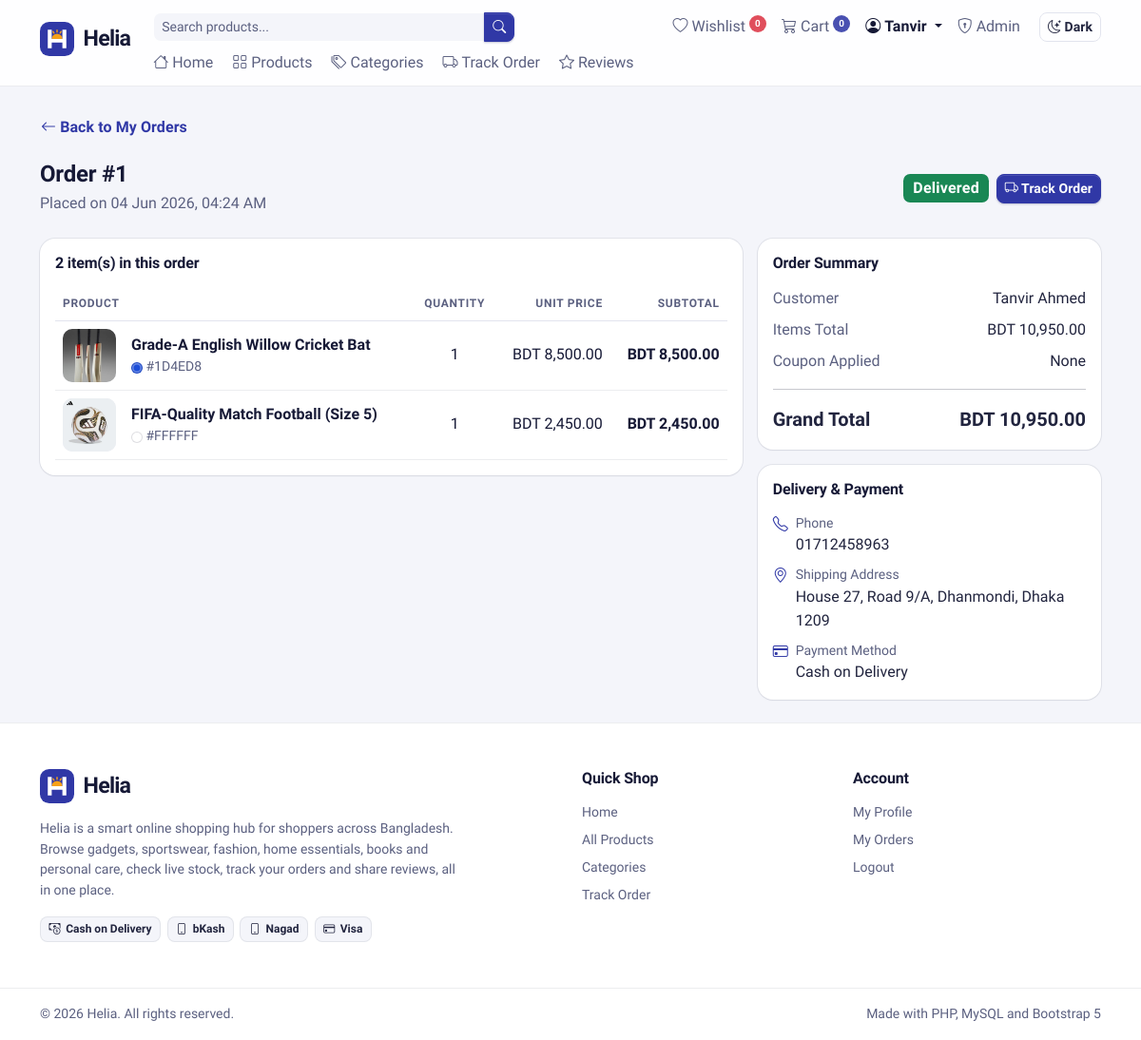
/order_details.php?id=1 (signed in), run on the app's committed database.
### tables this page shows
CREATE TABLE `orders` (
  `id` int(11) NOT NULL,
  `user_id` int(11) DEFAULT NULL,
  `customer_name` varchar(100) NOT NULL,
  `total_amount` decimal(10,2) NOT NULL,
  `coupon_code` varchar(50) DEFAULT NULL,
  `status` enum('Pending','Confirmed','Shipped','Delivered') DEFAULT 'Pending',
  `created_at` timestamp NOT NULL DEFAULT current_timestamp(),
  `phone` varchar(30) DEFAULT '',
  `shipping_address` text DEFAULT NULL,
  `payment_method` varchar(50) DEFAULT 'Cash on Delivery'
);

CREATE TABLE `order_items` (
  `id` int(11) NOT NULL,
  `order_id` int(11) NOT NULL,
  `product_id` int(11) DEFAULT NULL,
  `quantity` int(11) NOT NULL,
  `price` decimal(10,2) NOT NULL,
  `color` varchar(20) DEFAULT ''
);

CREATE TABLE `products` (
  `id` int(11) NOT NULL,
  `category_id` int(11) DEFAULT NULL,
  `name` varchar(150) NOT NULL,
  `description` text DEFAULT NULL,
  `price` decimal(10,2) NOT NULL,
  `stock` int(11) NOT NULL DEFAULT 0,
  `color_variants` varchar(255) DEFAULT '',
  `image` varchar(255) DEFAULT '',
  `is_trending` tinyint(1) DEFAULT 0,
  `created_at` timestamp NOT NULL DEFAULT current_timestamp()
);

### config/db.php (called while the page is built, shortened)
<?php
function e($value)
{
    return htmlspecialchars((string) $value, ENT_QUOTES, 'UTF-8');
}

### order_details.php (the view, shortened to what this page needs)
<?php
require_once 'config/db.php';
require_once 'includes/product_helpers.php';
$userId = $_SESSION['user_id'];
$orderId = $_GET['id'] ?? '';
$statusColors = [
    'Pending' => 'warning',
    'Confirmed' => 'info',
    'Shipped' => 'primary',
    'Delivered' => 'success',
];
$order = false;
$items = [];
$itemsTotal = 0;
if (ctype_digit((string) $orderId)) {
    $stmt = $pdo->prepare('SELECT * FROM orders WHERE id = ? AND user_id = ?');
    $stmt->execute([$orderId, $userId]);
    $order = $stmt->fetch();
}
if ($order) {
    $stmt = $pdo->prepare('
        SELECT order_items.quantity, order_items.price, order_items.color, products.name, products.image
        FROM order_items
        LEFT JOIN products ON products.id = order_items.product_id
        WHERE order_items.order_id = ?
        ORDER BY order_items.id
    ');
    $stmt->execute([$order['id']]);
    $items = $stmt->fetchAll();
    foreach ($items as $item) {
        $itemsTotal += $item['quantity'] * $item['price'];
    }
}
require_once 'includes/header.php';
?>
<a href="my_orders.php" class="btn btn-link text-decoration-none px-0 mb-3">
    <i class="bi bi-arrow-left"></i> Back to My Orders
</a>
<?php if (!$order): ?>
    <div class="card border-0 shadow-sm">
        <div class="card-body text-center py-5">
            <i class="bi bi-search display-5 text-body-secondary"></i>
            <h1 class="h5 mt-3">Order not found</h1>
            <p class="text-body-secondary mb-0">We could not find this order in your account.</p>
        </div>
    </div>
<?php else: ?>
    <div class="d-flex flex-wrap justify-content-between align-items-center gap-2 mb-4">
        <div>
            <h1 class="h4 fw-bold mb-1">Order #<?= $order['id'] ?></h1>
            <p class="text-body-secondary mb-0">Placed on <?= date('d M Y, h:i A', strtotime($order['created_at'])) ?></p>
        </div>
        <div class="d-flex align-items-center gap-2">
            <span class="badge fs-6 text-bg-<?= $statusColors[$order['status']] ?? 'secondary' ?>"><?= e($order['status']) ?></span>
            <a href="order_tracking.php?id=<?= $order['id'] ?>" class="btn btn-sm btn-primary">
                <i class="bi bi-truck"></i> Track Order
            </a>
        </div>
    </div>
    <div class="row g-3">
        <div class="col-lg-8">
            <div class="card border-0 shadow-sm">
                <div class="card-body">
                    <h2 class="h6 fw-semibold mb-3"><?= count($items) ?> item(s) in this order</h2>
                    <div class="table-responsive">
                        <table class="table align-middle mb-0">
                            <thead>
                                <tr>
                                    <th>Product</th>
                                    <th class="text-center">Quantity</th>
                                    <th class="text-end">Unit Price</th>
                                    <th class="text-end">Subtotal</th>
                                </tr>
                            </thead>
                            <tbody>
                                <?php foreach ($items as $item): ?>
                                    <tr>
                                        <td>
                                            <div class="d-flex align-items-center gap-3">
                                                <?= renderProductImage($item['image'] ?? '', $item['name'] ?? '', 'product-thumb', 'sm') ?>
                                                <div>
                                                    <div class="fw-semibold"><?= e($item['name'] ?? 'Product no longer available') ?></div>
                                                    <?php if (!empty($item['color'])): ?>
                                                        <div class="small text-body-secondary">
                                                            <span class="color-dot" style="width: 12px; height: 12px; background-color: <?= e($item['color']) ?>;"></span> <?= e($item['color']) ?>
                                                        </div>
                                                    <?php endif; ?>
                                                </div>
                                            </div>
                                        </td>
                                        <td class="text-center"><?= $item['quantity'] ?></td>
                                        <td class="text-end text-nowrap">BDT <?= number_format($item['price'], 2) ?></td>
                                        <td class="text-end text-nowrap fw-semibold">BDT <?= number_format($item['quantity'] * $item['price'], 2) ?></td>
                                    </tr>
                                <?php endforeach; ?>
                            </tbody>
                        </table>
                    </div>
                </div>
            </div>
        </div>
        <div class="col-lg-4">
            <div class="card border-0 shadow-sm">
                <div class="card-body">
                    <h2 class="h6 fw-semibold mb-3">Order Summary</h2>
                    <div class="d-flex justify-content-between mb-2">
                        <span class="text-body-secondary">Customer</span>
                        <span><?= e($order['customer_name']) ?></span>
                    </div>
                    <div class="d-flex justify-content-between mb-2">
                        <span class="text-body-secondary">Items Total</span>
                        <span>BDT <?= number_format($itemsTotal, 2) ?></span>
                    </div>
                    <div class="d-flex justify-content-between mb-2">
                        <span class="text-body-secondary">Coupon Applied</span>
                        <?php if (!empty($order['coupon_code'])): ?>
                            <span class="badge text-bg-secondary align-self-center"><?= e($order['coupon_code']) ?></span>
                        <?php else: ?>
                            <span>None</span>
                        <?php endif; ?>
                    </div>
                    <hr>
                    <div class="d-flex justify-content-between fs-5 fw-bold">
                        <span>Grand Total</span>
                        <span>BDT <?= number_format($order['total_amount'], 2) ?></span>
                    </div>
                </div>
            </div>
            <div class="card border-0 shadow-sm mt-3">
                <div class="card-body">
                    <h2 class="h6 fw-semibold mb-3">Delivery &amp; Payment</h2>
                    <div class="d-flex gap-2 mb-2">
                        <i class="bi bi-telephone text-primary"></i>
                        <div>
                            <div class="small text-body-secondary">Phone</div>
                            <div><?= !empty($order['phone']) ? e($order['phone']) : 'Not provided' ?></div>
                        </div>
                    </div>
                    <div class="d-flex gap-2 mb-2">
                        <i class="bi bi-geo-alt text-primary"></i>
                        <div>
                            <div class="small text-body-secondary">Shipping Address</div>
                            <div><?= !empty($order['shipping_address']) ? nl2br(e($order['shipping_address'])) : 'Not provided' ?></div>
                        </div>
                    </div>
                    <div class="d-flex gap-2">
                        <i class="bi bi-credit-card text-primary"></i>
                        <div>
                            <div class="small text-body-secondary">Payment Method</div>
                            <div><?= e($order['payment_method'] ?: 'Cash on Delivery') ?></div>
                        </div>
                    </div>
                </div>
            </div>
        </div>
    </div>
<?php endif; ?>
<?php require_once 'includes/footer.php'; ?>

### includes/product_helpers.php (shortened to what this page needs)
<?php
function productImageExists($image)
{
    $image = trim((string) $image);
    return is_file(dirname(__DIR__) . '/' . $image);
}
function renderProductImage($image, $alt = '', $class = '', $size = 'md', $pathPrefix = '', $lazy = true)
{
    $class = trim((string) $class);
    $alt = (string) $alt;
    if (productImageExists($image)) {
        return '<img src="' . e($pathPrefix . trim((string) $image)) . '" alt="' . e($alt) . '"'
            . ($class !== '' ? ' class="' . e($class) . '"' : '')
            . ($lazy ? ' loading="lazy"' : '') . '>';
    }
    $classes = 'photo-empty photo-empty-' . $size . ($class !== '' ? ' ' . $class : '');
    $label = $alt !== '' ? ' role="img" aria-label="' . e('No photo of ' . $alt) . '"' : ' aria-hidden="true"';
    return '<div class="' . e($classes) . '"' . $label . '>'
        . '<i class="bi bi-image" aria-hidden="true"></i>'
        . '<span>No Photo</span>'
        . '</div>';
}

### assets/css/theme.css (style rules this page uses)
:root, [data-bs-theme=light] { --helia-neel: #3038a6; --helia-neel-rgb: 48, 56, 166; --helia-neel-hover: #262c8c; --helia-neel-deep: #1b1f5c; --helia-neel-deep-rgb: 27, 31, 92; --helia-marigold: #f6a019; --helia-marigold-rgb: 246, 160, 25; --helia-marigold-ink: #3d2500; --helia-canvas: #f4f5fa; --helia-line: rgba(22, 25, 54, 0.08); --helia-line-strong: rgba(22, 25, 54, 0.14); --helia-shadow-sm: 0 0 0 1px var(--helia-line), 0 1px 2px rgba(22, 25, 54, 0.05); --helia-shadow-md: 0 0 0 1px var(--helia-line), 0 8px 20px -10px rgba(22, 25, 54, 0.18); --helia-shadow-lg: 0 0 0 1px var(--helia-line-strong), 0 22px 40px -18px rgba(27, 31, 92, 0.32); --helia-display: 'Anek Bangla', 'Hind Siliguri', system-ui, -apple-system, 'Segoe UI', Roboto, Arial, sans-serif; --helia-mark-tile: #3038a6; --helia-mark-glyph: #ffffff; --helia-mark-sun: #f6a019; --cat-electronics: #3b5bdb; --cat-sports: #2b8a3e; --cat-fashion: #c2255c; --cat-home: #d9480f; --cat-books: #0b7285; --cat-health: #6741d9; --cat-all: #3038a6; --cat-default: #5b6080; --bs-body-font-family: 'Hind Siliguri', system-ui, -apple-system, 'Segoe UI', Roboto, 'Helvetica Neue', Arial, sans-serif; --bs-body-line-height: 1.55; --bs-body-color: #22253f; --bs-body-color-rgb: 34, 37, 63; --bs-emphasis-color: #161936; --bs-emphasis-color-rgb: 22, 25, 54; --bs-secondary-color: #5b6080; --bs-secondary-color-rgb: 91, 96, 128; --bs-tertiary-color: rgba(91, 96, 128, 0.72); --bs-tertiary-color-rgb: 91, 96, 128; --bs-secondary-bg: #ebedf5; --bs-secondary-bg-rgb: 235, 237, 245; --bs-tertiary-bg: #f4f5fa; --bs-tertiary-bg-rgb: 244, 245, 250; --bs-border-color: #e2e4ee; --bs-border-color-translucent: rgba(22, 25, 54, 0.1); --bs-primary: #3038a6; --bs-primary-rgb: 48, 56, 166; --bs-primary-text-emphasis: #1f2470; --bs-primary-bg-subtle: #e6e8f8; --bs-primary-border-subtle: #c3c7ee; --bs-link-color: #3038a6; --bs-link-color-rgb: 48, 56, 166; --bs-link-hover-color: #262c8c; --bs-link-hover-color-rgb: 38, 44, 140; --bs-focus-ring-color: rgba(48, 56, 166, 0.25); --bs-border-radius: 0.625rem; --bs-border-radius-sm: 0.5rem; --bs-border-radius-lg: 0.875rem; --bs-border-radius-xl: 1.25rem; }
body { font-feature-settings: 'kern' 1; -webkit-font-smoothing: antialiased; -moz-osx-font-smoothing: grayscale; text-rendering: optimizeLegibility; }
h1, h2, h3, h4, h5, h6, .h1, .h2, .h3, .h4, .h5, .h6, .display-5, .display-6 { font-family: var(--helia-display); color: var(--bs-emphasis-color); letter-spacing: -0.01em; }
.display-5, .display-6, .h1, h1, .h2, h2, .h3, h3 { font-weight: 700; }
.fw-bold.fs-5, .fw-bold.fs-4, .display-6 { font-variant-numeric: tabular-nums; }
a, .btn, .form-control, .form-select { transition: color 0.15s ease, background-color 0.15s ease, border-color 0.15s ease, box-shadow 0.15s ease; }
.btn { --bs-btn-font-weight: 600; letter-spacing: 0.005em; }
.btn-primary { --bs-btn-color: #fff; --bs-btn-bg: var(--helia-neel); --bs-btn-border-color: var(--helia-neel); --bs-btn-hover-color: #fff; --bs-btn-hover-bg: var(--helia-neel-hover); --bs-btn-hover-border-color: var(--helia-neel-hover); --bs-btn-focus-shadow-rgb: var(--helia-neel-rgb); --bs-btn-active-color: #fff; --bs-btn-active-bg: var(--helia-neel-hover); --bs-btn-active-border-color: var(--helia-neel-hover); --bs-btn-disabled-color: #fff; --bs-btn-disabled-bg: var(--helia-neel); --bs-btn-disabled-border-color: var(--helia-neel); box-shadow: 0 1px 0 rgba(255, 255, 255, 0.12) inset, 0 1px 2px rgba(var(--helia-neel-deep-rgb), 0.25); }
.btn-link { --bs-btn-font-weight: 600; }
.card { --bs-card-border-radius: 1rem; --bs-card-inner-border-radius: calc(1rem - 1px); --bs-card-border-color: var(--helia-line); }
.shadow-sm { box-shadow: var(--helia-shadow-sm) !important; }
.badge { --bs-badge-padding-x: 0.62em; --bs-badge-padding-y: 0.42em; --bs-badge-font-weight: 600; --bs-badge-border-radius: 0.45rem; letter-spacing: 0.015em; }
.table { --bs-table-border-color: var(--helia-line); }
.table > thead th { font-size: 0.75rem; font-weight: 600; text-transform: uppercase; letter-spacing: 0.06em; color: var(--bs-secondary-color); border-bottom-color: var(--bs-border-color); white-space: nowrap; }

### data on the page
orders: id "1", created_at "04 Jun 2026, 04:24 AM", status "Delivered", customer_name "Tanvir Ahmed", total_amount "10,950.00", phone "01712458963", shipping_address "House 27, Road 9/A, Dhanmondi, Dhaka 1209", payment_method "Cash on Delivery"
order_items: product.image (picture), product.name "Grade-A English Willow Cricket Bat", color "#1D4ED8", quantity "1", price "8,500.00", $item['quantity'] * $item['price'] "8,500.00"
order_items: product.image (picture), product.name "FIFA-Quality Match Football (Size 5)", color "#FFFFFF", quantity "1", price "2,450.00", $item['quantity'] * $item['price'] "2,450.00"

### other printed values
$wishlistCount "0"
$cartCount "0"
$accountLabel "Tanvir"
$item[0] "Home"
$item[0] "Products"
$item[0] "Categories"
$item[0] "Track Order"
$item[0] "Reviews"
count($items) "2"
$itemsTotal "10,950.00"
